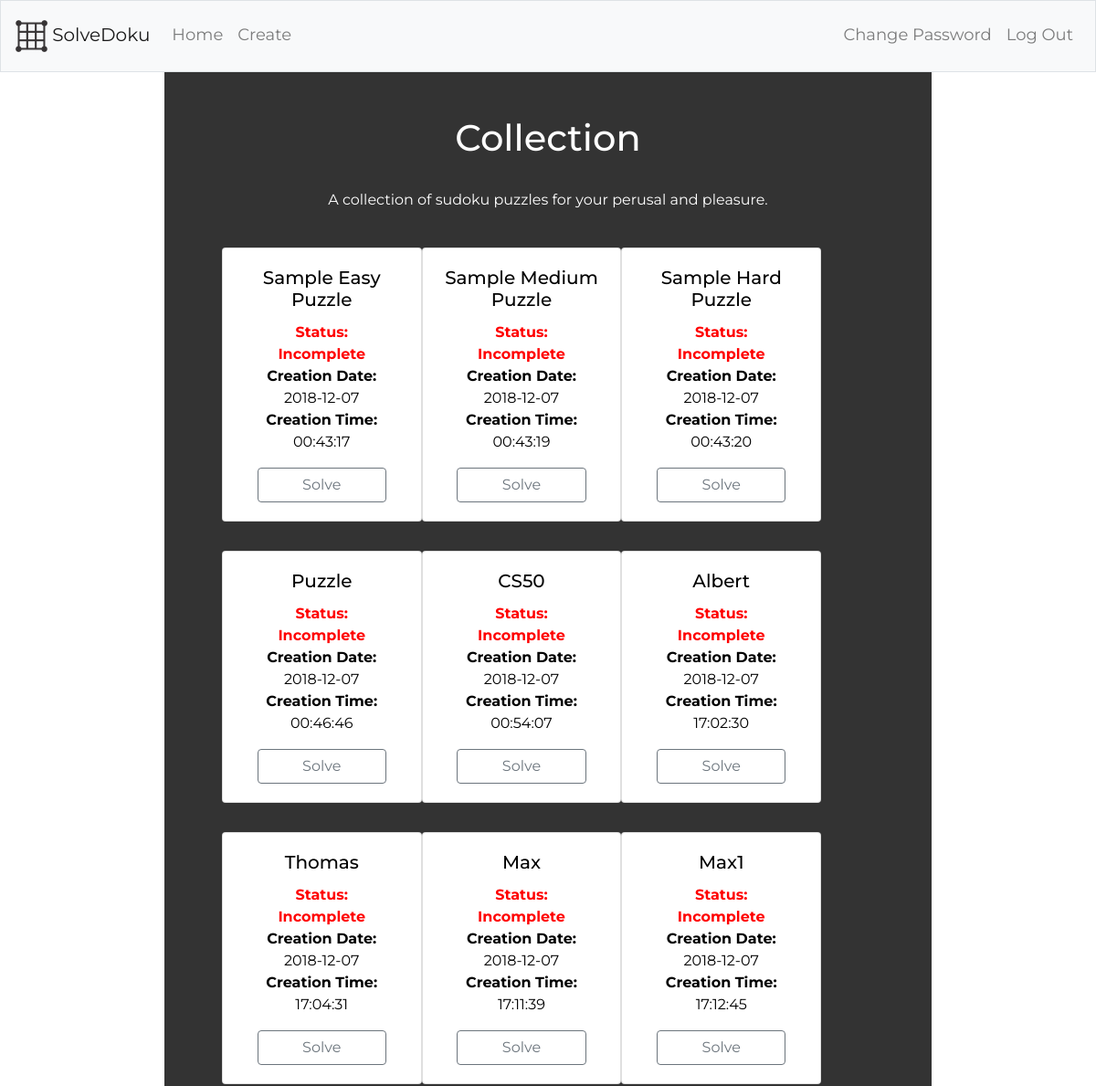
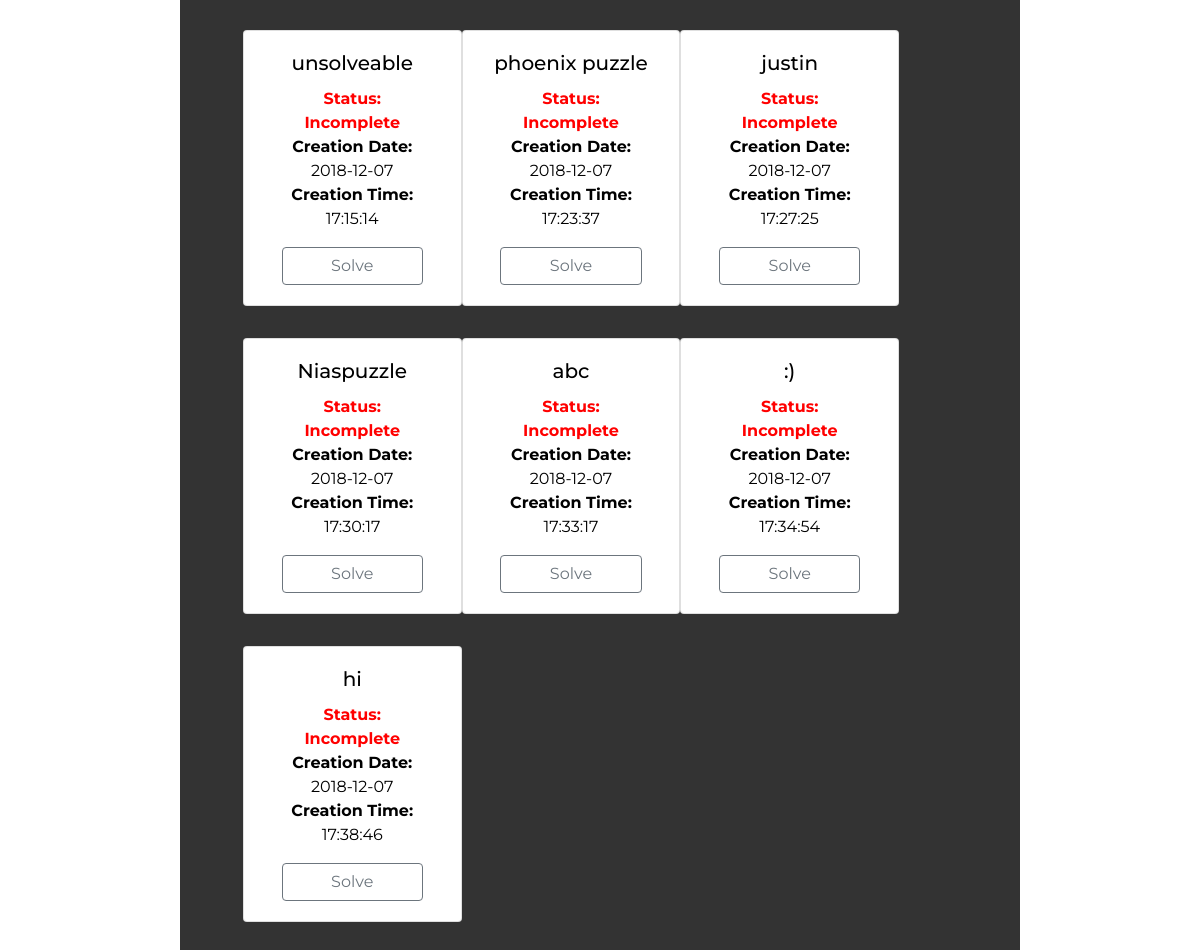
The page / (signed in) on the database its author committed (2 pictures, top to bottom).
### tables this page shows
CREATE TABLE 'collection' ('puzzle_id' integer PRIMARY KEY AUTOINCREMENT NOT NULL, 'user_id' integer,'date' datetime DEFAULT CURRENT_DATE,'time' time DEFAULT CURRENT_TIME, 'complete' boolean DEFAULT 0, 'puzzle_name' text);

### application.py (the view)
@app.route("/", methods=["GET"])
@login_required
def index():
    myPuzzles = db.execute("SELECT puzzle_id, complete, puzzle_name, date, time FROM collection WHERE user_id = :user_id",
                        user_id=session["user_id"])
    return render_template("index.html", puzzles=myPuzzles)

### application.py (called while the page is built)
@app.after_request
def after_request(response):
    response.headers["Cache-Control"] = "no-cache, no-store, must-revalidate"
    response.headers["Expires"] = 0
    response.headers["Pragma"] = "no-cache"
    return response

### helpers.py (called while the page is built)
def login_required(f):
    @wraps(f)
    def decorated_function(*args, **kwargs):
        if session.get("user_id") is None:
            return redirect("/login")
        return f(*args, **kwargs)
    return decorated_function

### templates/index.html (shortened to what this page needs)
{% extends "layout.html" %}
{% block main %}
    <form action="/solve" method="post">
        <h1>
            Collection
        </h1>
        <br>
        {% if puzzles %}
            <p>
                A collection of sudoku puzzles for your perusal and pleasure.
            </p>
            <br>
            <div class="grid card-group">
                {% for puzzle in puzzles %}
                    <div class="grid-item grid-item--width2">
                        <div class="card text-center">
                            <div class="card-body">
                                <h5 class="card-title">{{ puzzle["puzzle_name"] }}</h5>
                                {% if puzzle["complete"] %}
                                    <p class="card-text green"><strong>Status: Complete </strong></p>
                                {% else %}
                                    <p class="card-text red"><strong>Status: Incomplete </strong></p>
                                {% endif %}
                                <p class="card-text"><strong>Creation Date: </strong></p>
                                <p class="card-text">{{ puzzle["date"] }}</p>
                                <p class="card-text"><strong>Creation Time: </strong></p>
                                <p class="card-text">{{ puzzle["time"] }}</p>
                                <a href={{"/solve?puzzle_id="+puzzle["puzzle_id"]|string}} class="btn btn-outline-secondary card-btn" name="puzzle_id">Solve</a>
                            </div>
                        </div>
                    </div>
                {% endfor %}
            </div>
        {% else %}
            <p>
                Uh oh! Looks like your collection is currently empty. Go create some!
            </p>
        {% endif %}
    </form>
{% endblock main %}

### templates/layout.html (shortened to what this page needs)
<!DOCTYPE html>
<html lang="en">
    <head>
        <link href="https://maxcdn.bootstrapcdn.com/bootstrap/4.1.3/css/bootstrap.min.css" rel="stylesheet">
        <link href="./static/styles.css" rel="stylesheet">
    </head>
    <body>
        <nav class="navbar navbar-expand-md sticky-top navbar-light bg-light border">
            <a class="navbar-brand" href="/">
                <img src="/static/gridicon.png" width="35" height="35" alt=""> SolveDoku
            </a>
            <div class="collapse navbar-collapse sticky-top" id="navbar">
                {% if session.user_id %}
                    <ul class="navbar-nav mr-auto mt-2">
                        <li class="nav-item"><a class="nav-link" href="/">Home</a></li>
                        <li class="nav-item"><a class="nav-link" href="/create">Create</a></li>
                    </ul>
                    <ul class="navbar-nav ml-auto mt-2">
                        <li class="nav-item"><a class="nav-link" href="/change">Change Password</a></li>
                        <li class="nav-item"><a class="nav-link" href="/logout">Log Out</a></li>
                    </ul>
                {% else %}
                    <ul class="navbar-nav ml-auto mt-2">
                        <li class="nav-item"><a class="nav-link" href="/register">Register</a></li>
                        <li class="nav-item"><a class="nav-link" href="/login">Log In</a></li>
                    </ul>
                {% endif %}
            </div>
        </nav>
        <main class="container-fluid p-5 align-middle">
            {% block main %}{% endblock %}
        </main>
    </body>
</html>

### static/styles.css (style rules this page uses)
body { font-family: 'Montserrat', sans-serif; text-align: center; background-image: url("hex.jpg"); color: white; height: 100%; align-items: center; }
p { color: white; width: 80%; margin-left: 10%; }
.container-fluid { width: 70%; background-color: rgba(0,0,0,0.8); }
nav { font-size: large; }
#navbar { margin-bottom: 0.58em; }
.grid { margin-left: 2%; }
.grid-item--width2 { width: 30%; min-width: 200px; margin-bottom: 2em; }
.btn { font-size: 2vw; }
.card { color: black; }
.card-text { color: black; margin-top: 0; margin-bottom: 0; text-align: center; }
.card-btn { margin-top: 1em; font-size: 1em; width: 80%; }
.red { color: red; }

### rows shown on the page
collection: puzzle_name "Sample Easy Puzzle", complete "Status: Incomplete", date "2018-12-07", time "00:43:17"
collection: puzzle_name "Sample Medium Puzzle", complete "Status: Incomplete", date "2018-12-07", time "00:43:19"
collection: puzzle_name "Sample Hard Puzzle", complete "Status: Incomplete", date "2018-12-07", time "00:43:20"
collection: puzzle_name "Puzzle", complete "Status: Incomplete", date "2018-12-07", time "00:46:46"
collection: puzzle_name "CS50", complete "Status: Incomplete", date "2018-12-07", time "00:54:07"
collection: puzzle_name "Albert", complete "Status: Incomplete", date "2018-12-07", time "17:02:30"
collection: puzzle_name "Thomas", complete "Status: Incomplete", date "2018-12-07", time "17:04:31"
collection: puzzle_name "Max", complete "Status: Incomplete", date "2018-12-07", time "17:11:39"
collection: puzzle_name "Max1", complete "Status: Incomplete", date "2018-12-07", time "17:12:45"
collection: puzzle_name "unsolveable", complete "Status: Incomplete", date "2018-12-07", time "17:15:14"
collection: puzzle_name "phoenix puzzle", complete "Status: Incomplete", date "2018-12-07", time "17:23:37"
collection: puzzle_name "justin", complete "Status: Incomplete", date "2018-12-07", time "17:27:25"
collection: puzzle_name "Niaspuzzle", complete "Status: Incomplete", date "2018-12-07", time "17:30:17"
collection: puzzle_name "abc", complete "Status: Incomplete", date "2018-12-07", time "17:33:17"
collection: puzzle_name ":)", complete "Status: Incomplete", date "2018-12-07", time "17:34:54"
collection: puzzle_name "hi", complete "Status: Incomplete", date "2018-12-07", time "17:38:46"
